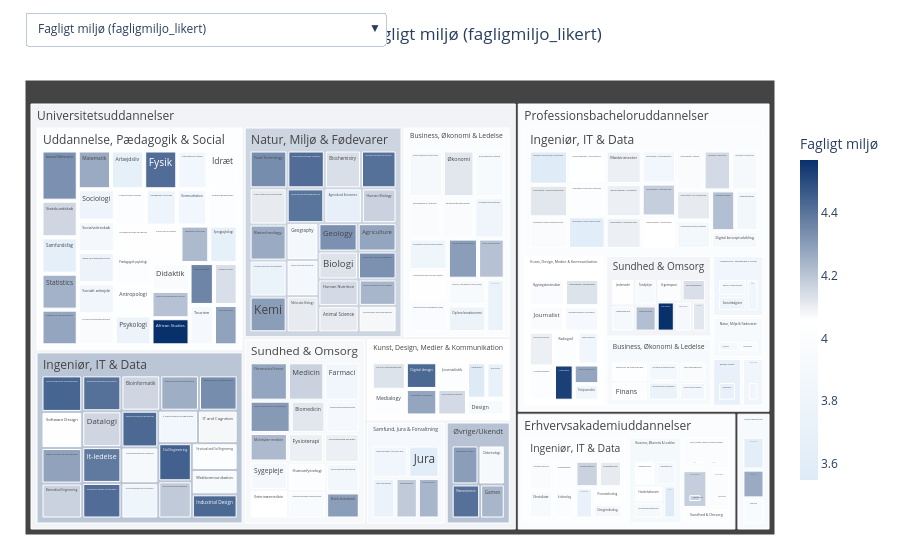

Here is the notebook cell this chart was saved with:
### Markdown cell above
Test with Tree diagram

### Code cell
import pandas as pd

# ---------- Import data ----------
df_raw = pd.read_excel('../Data/DATA_UFM_combined.xlsx', header=0)

# ---------- Columns to keep ----------
cols = [
    ################## EDUCATION INFORMATION ###########################
    'udbud_id',
    'titel',
    'educational_category',
    'displaydocclass',
    'hovedinsttx',

    # Region
    'instregiontx',
    'instkommunetx',

    # Grades coefficients
    'optagne',
    'kvote_1_kvotient',

    ####################### EDUCATIONAL VARIABLES ########################
    # Likert data
    'fagligmiljo_likert',
    'arbmedstud_likert',
    'medstuderende_likert',
    'udbytte_undervisning_likert',
    'socialtmiljo_likert',
    'ensom_likert',
    'stress_daglig_likert',
    'tilpas_likert',
    'undervisere_engagerede_likert',
    'undervisere_feedback_likert',
    'undervisere_hjaelp_likert',
    'undervisere_kontakt_likert',

    # continuous data
    'afbrud',
    'tidsforbrug_p50',
    'tidsforbrug_arbejde',

    # Undervisnings aktivitet
    'uddaktivitet_opgaver_pct',
    'uddaktivitet_praktik_pct',
    'uddaktivitet_udlandsophold_pct',
    'uddaktivitet_undervisning_pct',

    # Undervisningsform
    'undervisningsform_p1',

    ########################## Job data ##################################
    'arbejdstid_timer',
    'ledighed_nyudd',
    'maanedloen_nyudd',
    'maanedloen_10aar',

    # Likert data
    'ruster_til_job_likert',
    'relevans_overens_udd_job_likert',
]

data = df_raw[cols]

# ---------- Filter out national aggregate and clean base frame ----------
data_whole_edu = data[data['udbud_id'] == 999999].copy()  # national-level rows (one per title desired)
data = data[data['udbud_id'] != 999999].drop(columns=['udbud_id'])
data_na = data.copy()
data = data.dropna()  # if you need fully-complete rows later

# ---------- Load mapping and join on 'titel' ----------
path = "../Data/education_cluster_mapping.xlsx"
mapping = pd.read_excel(path)

mapping['titel'] = mapping['titel'].astype(str).str.strip()
data_whole_edu['titel'] = data_whole_edu['titel'].astype(str).str.strip()

# Left-join mapping into data_whole_edu (keeps national-level rows)
data_whole_edu = data_whole_edu.merge(mapping, on='titel', how='left', suffixes=('', '_map'))

# >>> PERFORMANCE FIX: ensure ONE row per title after merge <<<
data_whole_edu = data_whole_edu.drop_duplicates(subset=['titel'])

# ---------- Build plotting dataset ----------
plot_cols = [
    'titel', 'educational_category', 'cluster_label', 'displaydocclass',
    'maanedloen_nyudd', 'maanedloen_10aar',
    # Likert variables (all)
    'fagligmiljo_likert',
    'arbmedstud_likert',
    'medstuderende_likert',
    'udbytte_undervisning_likert',
    'socialtmiljo_likert',
    'ensom_likert',
    'stress_daglig_likert',
    'tilpas_likert',
    'undervisere_engagerede_likert',
    'undervisere_feedback_likert',
    'undervisere_hjaelp_likert',
    'undervisere_kontakt_likert',
    'ruster_til_job_likert',
    'relevans_overens_udd_job_likert',
    # Plus continuous
    'afbrud'
]
dat = data_whole_edu[plot_cols].copy()
dat['titel'] = dat['titel'].astype(str).str.strip()

# Keep only rows with required hierarchy/value columns present
dat = dat.dropna(subset=['educational_category', 'cluster_label', 'titel', 'maanedloen_10aar'])

# ---------- Plotly treemap with a built-in dropdown (all variables + colorbar) ----------
import plotly.express as px
import plotly.graph_objects as go

# Custom color scale (Dark Blue → White → Light Blue)
custom_scale = ["#DEEBF7", "#FFFFFF", "#08306B"]

# Map: column -> nice label (shown in dropdown/title)
color_vars = {
    'fagligmiljo_likert': 'Fagligt miljø',
    'arbmedstud_likert': 'Arbejde med studier',
    'medstuderende_likert': 'Medstuderende',
    'udbytte_undervisning_likert': 'Udbytte af undervisning',
    'socialtmiljo_likert': 'Socialt miljø',
    'ensom_likert': 'Ensomhed',
    'stress_daglig_likert': 'Daglig stress',
    'tilpas_likert': 'Trivsel/tilpas',
    'undervisere_engagerede_likert': 'Undervisere engagerede',
    'undervisere_feedback_likert': 'Undervisere feedback',
    'undervisere_hjaelp_likert': 'Undervisere hjælpsomhed',
    'undervisere_kontakt_likert': 'Undervisere kontakt',
    'ruster_til_job_likert': 'Ruster til job',
    'relevans_overens_udd_job_likert': 'Relevans udd. vs job',
    'afbrud': 'Frafald (afbrud)'
}

traces = []
labels = []
axis_layouts = {}  # holds coloraxisN layout definitions

for i, (col, label) in enumerate(color_vars.items()):
    dat_plot = dat.dropna(subset=[col])
    midpoint = float(dat_plot[col].mean())
    cmin = float(dat_plot[col].min())
    cmax = float(dat_plot[col].max())

    # Build treemap with PX (for hierarchy) …
    fig_i = px.treemap(
        dat_plot,
        path=['educational_category', 'cluster_label', 'titel'],
        values='maanedloen_10aar',
        color=col,
        title=f'Treemap af uddannelser farvelagt efter: {label} ({col})'
    )

    trace = fig_i.data[0]

    # Give THIS trace its OWN coloraxis so we can show a colorbar
    axis_id = 'coloraxis' if i == 0 else f'coloraxis{i+1}'
    trace.update(marker_coloraxis=axis_id)  # link to this coloraxis
    traces.append(trace)
    labels.append(f"{label} ({col})")

    # Define that coloraxis: scale, center (white at mean), and colorbar styling
    axis_layouts[axis_id] = dict(
        colorscale=custom_scale,
        cmin=cmin,
        cmax=cmax,
        cmid=midpoint,
        colorbar=dict(
            title=label,
            thickness=18,
            len=0.8,
            x=1.02  # place at right
        )
    )

# Assemble the figure
fig = go.Figure(data=traces)

# Apply all coloraxis layouts (only the visible trace's axis will show its colorbar)
fig.update_layout(**axis_layouts)

# Default visible trace & title
if len(fig.data) > 0:
    fig.data[0].visible = True
    for k in range(1, len(fig.data)):
        fig.data[k].visible = False
    default_title = f"Treemap af uddannelser farvelagt efter: {labels[0]}"
else:
    default_title = "Treemap"

# Shared styling
fig.update_traces(selector=dict(type='treemap'), root_color="lightgrey")
fig.update_layout(margin=dict(t=50, l=25, r=25, b=25), title=default_title)

# Dropdown buttons (toggle trace visibility; the matching coloraxis/legend updates automatically)
buttons = []
n = len(fig.data)
for i, label in enumerate(labels):
    vis = [False] * n
    vis[i] = True
    buttons.append(
        dict(
            label=label,
            method="update",
            args=[
                {"visible": vis},
                {"title": f"Treemap af uddannelser farvelagt efter: {label}"}
            ],
        )
    )

fig.update_layout(
    updatemenus=[
        dict(
            type="dropdown",
            direction="down",
            x=0.0, y=1.15, xanchor="left", yanchor="top",
            buttons=buttons,
            showactive=True
        )
    ]
)

fig.show()

### Figure 1 — Plotly figure (JSON) as saved in the notebook; plotly's stock layout.template omitted (floating-point values rounded to 4 significant figures; data arrays with more than 128 entries replaced by an {"elided": "..."} marker saying what was removed)
{"data": [{"branchvalues": "total", "customdata": {"elided": "227x1 float values"}, "domain": {"x": [0, 1], "y": [0, 1]}, "hovertemplate": "labels=%{label}<br>maanedloen_10aar=%{value}<br>parent=%{parent}<br>id=%{id}<br>fagligmiljo_likert=%{color}<extra></extra>", "ids": {"elided": "227 str values"}, "labels": {"elided": "227 str values"}, "marker": {"coloraxis": "coloraxis", "colors": {"elided": "227 float values"}}, "name": "", "parents": {"elided": "227 str values"}, "root": {"color": "lightgrey"}, "type": "treemap", "values": {"elided": "227 int values"}, "visible": true}, {"branchvalues": "total", "customdata": {"elided": "227x1 float values"}, "domain": {"x": [0, 1], "y": [0, 1]}, "hovertemplate": "labels=%{label}<br>maanedloen_10aar=%{value}<br>parent=%{parent}<br>id=%{id}<br>arbmedstud_likert=%{color}<extra></extra>", "ids": {"elided": "227 str values"}, "labels": {"elided": "227 str values"}, "marker": {"coloraxis": "coloraxis2", "colors": {"elided": "227 float values"}}, "name": "", "parents": {"elided": "227 str values"}, "root": {"color": "lightgrey"}, "type": "treemap", "values": {"elided": "227 int values"}, "visible": false}, {"branchvalues": "total", "customdata": {"elided": "218x1 float values"}, "domain": {"x": [0, 1], "y": [0, 1]}, "hovertemplate": "labels=%{label}<br>maanedloen_10aar=%{value}<br>parent=%{parent}<br>id=%{id}<br>medstuderende_likert=%{color}<extra></extra>", "ids": {"elided": "218 str values"}, "labels": {"elided": "218 str values"}, "marker": {"coloraxis": "coloraxis3", "colors": {"elided": "218 float values"}}, "name": "", "parents": {"elided": "218 str values"}, "root": {"color": "lightgrey"}, "type": "treemap", "values": {"elided": "218 int values"}, "visible": false}, {"branchvalues": "total", "customdata": {"elided": "227x1 float values"}, "domain": {"x": [0, 1], "y": [0, 1]}, "hovertemplate": "labels=%{label}<br>maanedloen_10aar=%{value}<br>parent=%{parent}<br>id=%{id}<br>udbytte_undervisning_likert=%{color}<extra></extra>", "ids": {"elided": "227 str values"}, "labels": {"elided": "227 str values"}, "marker": {"coloraxis": "coloraxis4", "colors": {"elided": "227 float values"}}, "name": "", "parents": {"elided": "227 str values"}, "root": {"color": "lightgrey"}, "type": "treemap", "values": {"elided": "227 int values"}, "visible": false}, {"branchvalues": "total", "customdata": {"elided": "226x1 float values"}, "domain": {"x": [0, 1], "y": [0, 1]}, "hovertemplate": "labels=%{label}<br>maanedloen_10aar=%{value}<br>parent=%{parent}<br>id=%{id}<br>socialtmiljo_likert=%{color}<extra></extra>", "ids": {"elided": "226 str values"}, "labels": {"elided": "226 str values"}, "marker": {"coloraxis": "coloraxis5", "colors": {"elided": "226 float values"}}, "name": "", "parents": {"elided": "226 str values"}, "root": {"color": "lightgrey"}, "type": "treemap", "values": {"elided": "226 int values"}, "visible": false}, {"branchvalues": "total", "customdata": {"elided": "227x1 float values"}, "domain": {"x": [0, 1], "y": [0, 1]}, "hovertemplate": "labels=%{label}<br>maanedloen_10aar=%{value}<br>parent=%{parent}<br>id=%{id}<br>ensom_likert=%{color}<extra></extra>", "ids": {"elided": "227 str values"}, "labels": {"elided": "227 str values"}, "marker": {"coloraxis": "coloraxis6", "colors": {"elided": "227 float values"}}, "name": "", "parents": {"elided": "227 str values"}, "root": {"color": "lightgrey"}, "type": "treemap", "values": {"elided": "227 int values"}, "visible": false}, {"branchvalues": "total", "customdata": {"elided": "227x1 float values"}, "domain": {"x": [0, 1], "y": [0, 1]}, "hovertemplate": "labels=%{label}<br>maanedloen_10aar=%{value}<br>parent=%{parent}<br>id=%{id}<br>stress_daglig_likert=%{color}<extra></extra>", "ids": {"elided": "227 str values"}, "labels": {"elided": "227 str values"}, "marker": {"coloraxis": "coloraxis7", "colors": {"elided": "227 float values"}}, "name": "", "parents": {"elided": "227 str values"}, "root": {"color": "lightgrey"}, "type": "treemap", "values": {"elided": "227 int values"}, "visible": false}, {"branchvalues": "total", "customdata": {"elided": "227x1 float values"}, "domain": {"x": [0, 1], "y": [0, 1]}, "hovertemplate": "labels=%{label}<br>maanedloen_10aar=%{value}<br>parent=%{parent}<br>id=%{id}<br>tilpas_likert=%{color}<extra></extra>", "ids": {"elided": "227 str values"}, "labels": {"elided": "227 str values"}, "marker": {"coloraxis": "coloraxis8", "colors": {"elided": "227 float values"}}, "name": "", "parents": {"elided": "227 str values"}, "root": {"color": "lightgrey"}, "type": "treemap", "values": {"elided": "227 int values"}, "visible": false}, {"branchvalues": "total", "customdata": {"elided": "227x1 float values"}, "domain": {"x": [0, 1], "y": [0, 1]}, "hovertemplate": "labels=%{label}<br>maanedloen_10aar=%{value}<br>parent=%{parent}<br>id=%{id}<br>undervisere_engagerede_likert=%{color}<extra></extra>", "ids": {"elided": "227 str values"}, "labels": {"elided": "227 str values"}, "marker": {"coloraxis": "coloraxis9", "colors": {"elided": "227 float values"}}, "name": "", "parents": {"elided": "227 str values"}, "root": {"color": "lightgrey"}, "type": "treemap", "values": {"elided": "227 int values"}, "visible": false}, {"branchvalues": "total", "customdata": {"elided": "227x1 float values"}, "domain": {"x": [0, 1], "y": [0, 1]}, "hovertemplate": "labels=%{label}<br>maanedloen_10aar=%{value}<br>parent=%{parent}<br>id=%{id}<br>undervisere_feedback_likert=%{color}<extra></extra>", "ids": {"elided": "227 str values"}, "labels": {"elided": "227 str values"}, "marker": {"coloraxis": "coloraxis10", "colors": {"elided": "227 float values"}}, "name": "", "parents": {"elided": "227 str values"}, "root": {"color": "lightgrey"}, "type": "treemap", "values": {"elided": "227 int values"}, "visible": false}, {"branchvalues": "total", "customdata": {"elided": "227x1 float values"}, "domain": {"x": [0, 1], "y": [0, 1]}, "hovertemplate": "labels=%{label}<br>maanedloen_10aar=%{value}<br>parent=%{parent}<br>id=%{id}<br>undervisere_hjaelp_likert=%{color}<extra></extra>", "ids": {"elided": "227 str values"}, "labels": {"elided": "227 str values"}, "marker": {"coloraxis": "coloraxis11", "colors": {"elided": "227 float values"}}, "name": "", "parents": {"elided": "227 str values"}, "root": {"color": "lightgrey"}, "type": "treemap", "values": {"elided": "227 int values"}, "visible": false}, {"branchvalues": "total", "customdata": {"elided": "227x1 float values"}, "domain": {"x": [0, 1], "y": [0, 1]}, "hovertemplate": "labels=%{label}<br>maanedloen_10aar=%{value}<br>parent=%{parent}<br>id=%{id}<br>undervisere_kontakt_likert=%{color}<extra></extra>", "ids": {"elided": "227 str values"}, "labels": {"elided": "227 str values"}, "marker": {"coloraxis": "coloraxis12", "colors": {"elided": "227 float values"}}, "name": "", "parents": {"elided": "227 str values"}, "root": {"color": "lightgrey"}, "type": "treemap", "values": {"elided": "227 int values"}, "visible": false}, {"branchvalues": "total", "customdata": {"elided": "211x1 float values"}, "domain": {"x": [0, 1], "y": [0, 1]}, "hovertemplate": "labels=%{label}<br>maanedloen_10aar=%{value}<br>parent=%{parent}<br>id=%{id}<br>ruster_til_job_likert=%{color}<extra></extra>", "ids": {"elided": "211 str values"}, "labels": {"elided": "211 str values"}, "marker": {"coloraxis": "coloraxis13", "colors": {"elided": "211 float values"}}, "name": "", "parents": {"elided": "211 str values"}, "root": {"color": "lightgrey"}, "type": "treemap", "values": {"elided": "211 int values"}, "visible": false}, {"branchvalues": "total", "customdata": {"elided": "211x1 float values"}, "domain": {"x": [0, 1], "y": [0, 1]}, "hovertemplate": "labels=%{label}<br>maanedloen_10aar=%{value}<br>parent=%{parent}<br>id=%{id}<br>relevans_overens_udd_job_likert=%{color}<extra></extra>", "ids": {"elided": "211 str values"}, "labels": {"elided": "211 str values"}, "marker": {"coloraxis": "coloraxis14", "colors": {"elided": "211 float values"}}, "name": "", "parents": {"elided": "211 str values"}, "root": {"color": "lightgrey"}, "type": "treemap", "values": {"elided": "211 int values"}, "visible": false}, {"branchvalues": "total", "customdata": {"elided": "252x1 float values"}, "domain": {"x": [0, 1], "y": [0, 1]}, "hovertemplate": "labels=%{label}<br>maanedloen_10aar=%{value}<br>parent=%{parent}<br>id=%{id}<br>afbrud=%{color}<extra></extra>", "ids": {"elided": "252 str values"}, "labels": {"elided": "252 str values"}, "marker": {"coloraxis": "coloraxis15", "colors": {"elided": "252 float values"}}, "name": "", "parents": {"elided": "252 str values"}, "root": {"color": "lightgrey"}, "type": "treemap", "values": {"elided": "252 int values"}, "visible": false}], "layout": {"coloraxis": {"cmax": 4.57, "cmid": 4.047, "cmin": 3.55, "colorbar": {"len": 0.8, "thickness": 18, "title": {"text": "Fagligt miljø"}, "x": 1.02}, "colorscale": [[0, "#DEEBF7"], [0.5, "#FFFFFF"], [1, "#08306B"]]}, "coloraxis10": {"cmax": 4.38, "cmid": 3.669, "cmin": 3.06, "colorbar": {"len": 0.8, "thickness": 18, "title": {"text": "Undervisere feedback"}, "x": 1.02}, "colorscale": [[0, "#DEEBF7"], [0.5, "#FFFFFF"], [1, "#08306B"]]}, "coloraxis11": {"cmax": 4.52, "cmid": 3.824, "cmin": 3.31, "colorbar": {"len": 0.8, "thickness": 18, "title": {"text": "Undervisere hjælpsomhed"}, "x": 1.02}, "colorscale": [[0, "#DEEBF7"], [0.5, "#FFFFFF"], [1, "#08306B"]]}, "coloraxis12": {"cmax": 4.75, "cmid": 4.017, "cmin": 3.27, "colorbar": {"len": 0.8, "thickness": 18, "title": {"text": "Undervisere kontakt"}, "x": 1.02}, "colorscale": [[0, "#DEEBF7"], [0.5, "#FFFFFF"], [1, "#08306B"]]}, "coloraxis13": {"cmax": 4.41, "cmid": 3.813, "cmin": 3.07, "colorbar": {"len": 0.8, "thickness": 18, "title": {"text": "Ruster til job"}, "x": 1.02}, "colorscale": [[0, "#DEEBF7"], [0.5, "#FFFFFF"], [1, "#08306B"]]}, "coloraxis14": {"cmax": 4.22, "cmid": 3.639, "cmin": 2.69, "colorbar": {"len": 0.8, "thickness": 18, "title": {"text": "Relevans udd. vs job"}, "x": 1.02}, "colorscale": [[0, "#DEEBF7"], [0.5, "#FFFFFF"], [1, "#08306B"]]}, "coloraxis15": {"cmax": 41, "cmid": 9.867, "cmin": 0, "colorbar": {"len": 0.8, "thickness": 18, "title": {"text": "Frafald (afbrud)"}, "x": 1.02}, "colorscale": [[0, "#DEEBF7"], [0.5, "#FFFFFF"], [1, "#08306B"]]}, "coloraxis2": {"cmax": 4.51, "cmid": 4.078, "cmin": 3.43, "colorbar": {"len": 0.8, "thickness": 18, "title": {"text": "Arbejde med studier"}, "x": 1.02}, "colorscale": [[0, "#DEEBF7"], [0.5, "#FFFFFF"], [1, "#08306B"]]}, "coloraxis3": {"cmax": 4.63, "cmid": 4.137, "cmin": 3.43, "colorbar": {"len": 0.8, "thickness": 18, "title": {"text": "Medstuderende"}, "x": 1.02}, "colorscale": [[0, "#DEEBF7"], [0.5, "#FFFFFF"], [1, "#08306B"]]}, "coloraxis4": {"cmax": 4.58, "cmid": 3.858, "cmin": 3.24, "colorbar": {"len": 0.8, "thickness": 18, "title": {"text": "Udbytte af undervisning"}, "x": 1.02}, "colorscale": [[0, "#DEEBF7"], [0.5, "#FFFFFF"], [1, "#08306B"]]}, "coloraxis5": {"cmax": 4.69, "cmid": 3.877, "cmin": 2.26, "colorbar": {"len": 0.8, "thickness": 18, "title": {"text": "Socialt miljø"}, "x": 1.02}, "colorscale": [[0, "#DEEBF7"], [0.5, "#FFFFFF"], [1, "#08306B"]]}, "coloraxis6": {"cmax": 4.21, "cmid": 3.594, "cmin": 2.86, "colorbar": {"len": 0.8, "thickness": 18, "title": {"text": "Ensomhed"}, "x": 1.02}, "colorscale": [[0, "#DEEBF7"], [0.5, "#FFFFFF"], [1, "#08306B"]]}, "coloraxis7": {"cmax": 4.27, "cmid": 3.499, "cmin": 2.87, "colorbar": {"len": 0.8, "thickness": 18, "title": {"text": "Daglig stress"}, "x": 1.02}, "colorscale": [[0, "#DEEBF7"], [0.5, "#FFFFFF"], [1, "#08306B"]]}, "coloraxis8": {"cmax": 4.64, "cmid": 4.03, "cmin": 3.49, "colorbar": {"len": 0.8, "thickness": 18, "title": {"text": "Trivsel/tilpas"}, "x": 1.02}, "colorscale": [[0, "#DEEBF7"], [0.5, "#FFFFFF"], [1, "#08306B"]]}, "coloraxis9": {"cmax": 4.77, "cmid": 4.217, "cmin": 3.53, "colorbar": {"len": 0.8, "thickness": 18, "title": {"text": "Undervisere engagerede"}, "x": 1.02}, "colorscale": [[0, "#DEEBF7"], [0.5, "#FFFFFF"], [1, "#08306B"]]}, "margin": {"b": 25, "l": 25, "r": 25, "t": 50}, "title": {"text": "Treemap af uddannelser farvelagt efter: Fagligt miljø (fagligmiljo_likert)"}, "updatemenus": [{"buttons": [{"args": [{"visible": [true, false, false, false, false, false, false, false, false, false, false, false, false, false, false]}, {"title": "Treemap af uddannelser farvelagt efter: Fagligt miljø (fagligmiljo_likert)"}], "label": "Fagligt miljø (fagligmiljo_likert)", "method": "update"}, {"args": [{"visible": [false, true, false, false, false, false, false, false, false, false, false, false, false, false, false]}, {"title": "Treemap af uddannelser farvelagt efter: Arbejde med studier (arbmedstud_likert)"}], "label": "Arbejde med studier (arbmedstud_likert)", "method": "update"}, {"args": [{"visible": [false, false, true, false, false, false, false, false, false, false, false, false, false, false, false]}, {"title": "Treemap af uddannelser farvelagt efter: Medstuderende (medstuderende_likert)"}], "label": "Medstuderende (medstuderende_likert)", "method": "update"}, {"args": [{"visible": [false, false, false, true, false, false, false, false, false, false, false, false, false, false, false]}, {"title": "Treemap af uddannelser farvelagt efter: Udbytte af undervisning (udbytte_undervisning_likert)"}], "label": "Udbytte af undervisning (udbytte_undervisning_likert)", "method": "update"}, {"args": [{"visible": [false, false, false, false, true, false, false, false, false, false, false, false, false, false, false]}, {"title": "Treemap af uddannelser farvelagt efter: Socialt miljø (socialtmiljo_likert)"}], "label": "Socialt miljø (socialtmiljo_likert)", "method": "update"}, {"args": [{"visible": [false, false, false, false, false, true, false, false, false, false, false, false, false, false, false]}, {"title": "Treemap af uddannelser farvelagt efter: Ensomhed (ensom_likert)"}], "label": "Ensomhed (ensom_likert)", "method": "update"}, {"args": [{"visible": [false, false, false, false, false, false, true, false, false, false, false, false, false, false, false]}, {"title": "Treemap af uddannelser farvelagt efter: Daglig stress (stress_daglig_likert)"}], "label": "Daglig stress (stress_daglig_likert)", "method": "update"}, {"args": [{"visible": [false, false, false, false, false, false, false, true, false, false, false, false, false, false, false]}, {"title": "Treemap af uddannelser farvelagt efter: Trivsel/tilpas (tilpas_likert)"}], "label": "Trivsel/tilpas (tilpas_likert)", "method": "update"}, {"args": [{"visible": [false, false, false, false, false, false, false, false, true, false, false, false, false, false, false]}, {"title": "Treemap af uddannelser farvelagt efter: Undervisere engagerede (undervisere_engagerede_likert)"}], "label": "Undervisere engagerede (undervisere_engagerede_likert)", "method": "update"}, {"args": [{"visible": [false, false, false, false, false, false, false, false, false, true, false, false, false, false, false]}, {"title": "Treemap af uddannelser farvelagt efter: Undervisere feedback (undervisere_feedback_likert)"}], "label": "Undervisere feedback (undervisere_feedback_likert)", "method": "update"}, {"args": [{"visible": [false, false, false, false, false, false, false, false, false, false, true, false, false, false, false]}, {"title": "Treemap af uddannelser farvelagt efter: Undervisere hjælpsomhed (undervisere_hjaelp_likert)"}], "label": "Undervisere hjælpsomhed (undervisere_hjaelp_likert)", "method": "update"}, {"args": [{"visible": [false, false, false, false, false, false, false, false, false, false, false, true, false, false, false]}, {"title": "Treemap af uddannelser farvelagt efter: Undervisere kontakt (undervisere_kontakt_likert)"}], "label": "Undervisere kontakt (undervisere_kontakt_likert)", "method": "update"}, {"args": [{"visible": [false, false, false, false, false, false, false, false, false, false, false, false, true, false, false]}, {"title": "Treemap af uddannelser farvelagt efter: Ruster til job (ruster_til_job_likert)"}], "label": "Ruster til job (ruster_til_job_likert)", "method": "update"}, {"args": [{"visible": [false, false, false, false, false, false, false, false, false, false, false, false, false, true, false]}, {"title": "Treemap af uddannelser farvelagt efter: Relevans udd. vs job (relevans_overens_udd_job_likert)"}], "label": "Relevans udd. vs job (relevans_overens_udd_job_likert)", "method": "update"}, {"args": [{"visible": [false, false, false, false, false, false, false, false, false, false, false, false, false, false, true]}, {"title": "Treemap af uddannelser farvelagt efter: Frafald (afbrud) (afbrud)"}], "label": "Frafald (afbrud) (afbrud)", "method": "update"}], "direction": "down", "showactive": true, "type": "dropdown", "x": 0, "xanchor": "left", "y": 1.15, "yanchor": "top"}]}}
